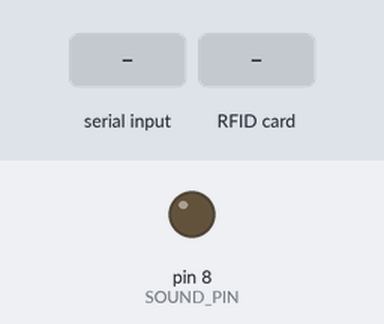
A sketch run on a simulated Arduino Uno, built with avr-gcc and run on an emulated ATmega328P. Parts: output pins drawn as LEDs (lit = HIGH). The inputs (shaded band) are chosen by the test bench. Pins used as bus, display or sensor lines are not drawn; what the sketch prints to the serial monitor is not drawn.

Above: at 1.2 s.
1.3 s: "b" received over Serial
2.8 s: RFID card 5E 7A 19 C4 held to the reader
4.3 s: "n" received over Serial
5.8 s: "r" received over Serial
Timing chart, 0 to 8.3 s (numbered marks = the images above; inputs shaded):
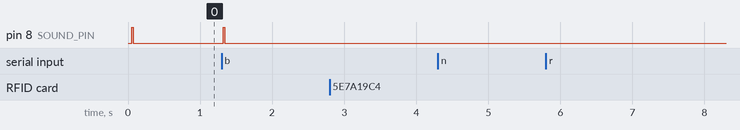

Measured:
- after the input at 1.3 s, pin 8 (SOUND_PIN): LOW → HIGH at once, → LOW 0.02 s later
- after the input at 2.8 s, every drawn part: stays the same
- after the input at 4.3 s, every drawn part: stays the same
- after the input at 5.8 s, every drawn part: stays the same

The sketch:

brain.ino
```cpp
/*
   Typical pin layout used:
   -----------------------------------
               MFRC522      Arduino
               Reader/PCD   Uno/101
   Signal      Pin          Pin
   -----------------------------------
   RST/Reset   RST          9             white
   SPI SS      SDA(SS)      10            lila
   SPI MOSI    MOSI         11 / ICSP-4   blue
   SPI MISO    MISO         12 / ICSP-1   green
   SPI SCK     SCK          13 / ICSP-3   yell

  Idea: store number in sector (1) and blockAddr (4)

*/

#include <Wire.h>
#include <SPI.h>
#include <MFRC522.h>

#define SS_PIN 10  //slave select pin
#define RST_PIN 9  //reset pin
#define SOUND_PIN 8 // Beeper, high for sound

MFRC522 mfrc522(SS_PIN, RST_PIN);
MFRC522::MIFARE_Key key;//create a MIFARE_Key struct named 'key', which will hold the card information

byte sector         = 1;
byte blockAddr      = 4;
byte dataBlock[]    = {
  0x01, 0x02, 0x03, 0x04, //  1,  2,   3,  4,
  0x05, 0x06, 0x07, 0x08, //  5,  6,   7,  8,
  0x09, 0x0a, 0xff, 0x0b, //  9, 10, 255, 11,
  0x0c, 0x0d, 0x0e, 0x0f  // 12, 13, 14, 15
};

int writeme = 0;     // if 1: write card
bool verbo = false;

byte readbackblock[18];//This array is used for reading out a block. The MIFARE_Read method requires a buffer that is at least 18 bytes to hold the 16 bytes of a block.
byte cardNo = 1;
unsigned long time, nexttime = 0;

void msg(const char txt[], int n) {
  Serial.print(txt);
  Serial.print(" ");
  Serial.println(n);
}

int tryread() {
  // returns true if success
  int tmp = mfrc522.PICC_ReadCardSerial();
  if (verbo) Serial.print("tryread: ReadCardSerial ");
  if (tmp) {
    if (verbo) Serial.println("OK");
  }
  else {
    msg("Tryread Err", tmp);
  }
  return (tmp);
}

void dump_byte_array(byte *buffer, byte bufferSize) {
  for (byte i = 0; i < bufferSize; i++) {
    Serial.print(buffer[i] < 0x10 ? " 0" : " ");
    Serial.print(buffer[i], HEX);
  }
}
void disconn () {
  mfrc522.PICC_HaltA();
  mfrc522.PCD_StopCrypto1();
}

void newcard() {
  byte trailerBlock   = 7;
  MFRC522::StatusCode status;
  byte buffer[18];
  byte size = sizeof(buffer);
  if ( ! tryread()) {
    Serial.println("newcard: aborting");
    return;
  }

  // Authenticate
  if (verbo) Serial.println(F("Authenticating using key A..."));
  status = (MFRC522::StatusCode) mfrc522.PCD_Authenticate(MFRC522::PICC_CMD_MF_AUTH_KEY_A, trailerBlock, &key, &(mfrc522.uid));
  if (status != MFRC522::STATUS_OK) {
    Serial.print(F("PCD_Authenticate() failed: "));
    Serial.println(mfrc522.GetStatusCodeName(status));
    return;
  }
  // Show the whole sector as it currently is
  if (verbo) {
    Serial.println(F("Current data in sector:"));
    mfrc522.PICC_DumpMifareClassicSectorToSerial(&(mfrc522.uid), &key, sector);
    Serial.println();
  }

  status = (MFRC522::StatusCode) mfrc522.MIFARE_Read(blockAddr, buffer, &size);
  if (status != MFRC522::STATUS_OK) {
    Serial.print(F("newcard Read failed: "));
    Serial.println(mfrc522.GetStatusCodeName(status));
  }

  Serial.print(F("Data in block ")); Serial.print(blockAddr); Serial.println(F(":"));
  dump_byte_array(buffer, 16); Serial.println();
  Serial.println();

  if (writeme != 0) {
    Serial.print(F("Writing data into block ")); Serial.print(blockAddr);
    Serial.println(F(" ..."));
    dump_byte_array(dataBlock, 16); Serial.println();
    status = (MFRC522::StatusCode) mfrc522.MIFARE_Write(blockAddr, dataBlock, 16);
    if (status != MFRC522::STATUS_OK) {
      Serial.print(F("MIFARE_Write() failed: "));
      Serial.println(mfrc522.GetStatusCodeName(status));
    }
    Serial.println();
  }

  disconn();

}

void beep(int d) {
  digitalWrite(SOUND_PIN, 1);
  delay(d);
  digitalWrite(SOUND_PIN, 0);
}

void cardNoChange() {
  msg ("Card is", cardNo);
  dataBlock[4] = cardNo;
  dataBlock[5] = 255 - cardNo;
}

void docmd(char cmd) {
  switch (cmd) {
    case 'a':   //
      break;
    case 'b':   //
      beep(20);
      break;
    case 'c':   //
      break;
    case 'd':   //
      disconn();
      break;
    case 'n':   //
      newcard();
      break;
    case 'r':   //  Read mode
      msg ("Write off", 0);
      writeme = 0;
      break;
    case 't':   //  Try to read serial
      tryread();
      break;
    case 'u':   //  wakeUp
      break;
    case 'w':   // Write mode
      msg ("Write on", 1);
      writeme = 1;
      break;

    case '+':   //
      cardNo++;
      cardNoChange();
      break;

    case '-':   //
      cardNo--;
      cardNoChange();
      break;

    default:
      Serial.print("?? 0,1,2,3, b,c, d,r,t,u,w, +,-");
  } //case

}


void setup() {
  const char info[] = "brain " __DATE__ " " __TIME__;
  Serial.begin(38400);
  Serial.println(info);

  SPI.begin();               // Init SPI bus
  mfrc522.PCD_Init();        // Init MFRC522 card

  pinMode(SOUND_PIN, OUTPUT);
  digitalWrite(SOUND_PIN, 0);
  beep(20);
  // Prepare the security key for the read and write functions - all six key bytes are set to 0xFF at chip delivery from the factory.
  for (byte i = 0; i < 6; i++) {
    key.keyByte[i] = 0xFF;//keyByte is defined in the "MIFARE_Key" 'struct' definition in the .h file of the library
  }
}


void loop() {
  if (mfrc522.PICC_IsNewCardPresent()) {
    newcard();
  }

  if (Serial.available() > 0) {
    Serial.println();
    docmd( Serial.read());
  }

  // check state
  time = millis();
  if (time > nexttime) {
    nexttime = time + 100; // every...

  } // time

} // loop
```
